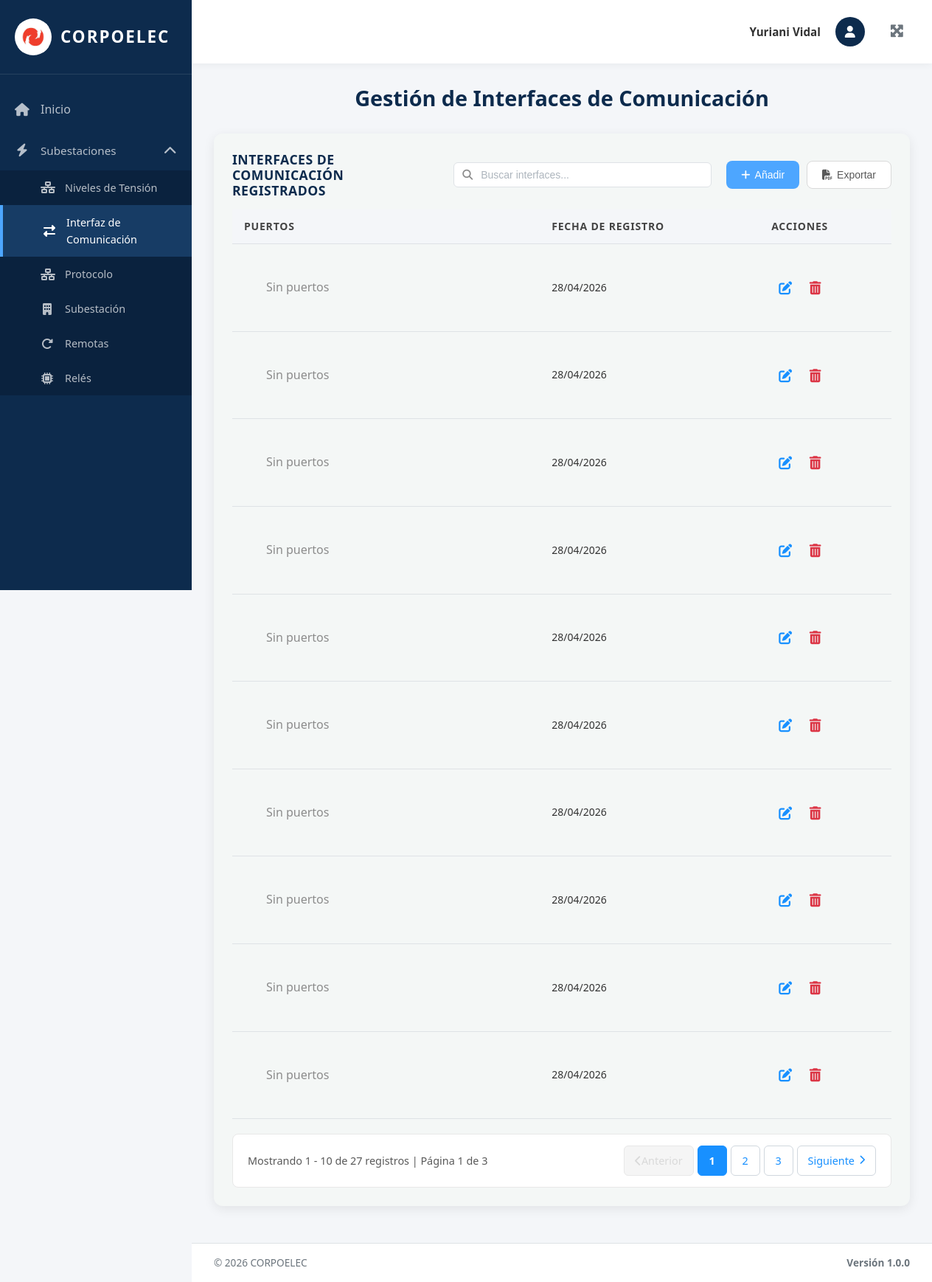
The app's page /interfaces/ (signed in), older data.
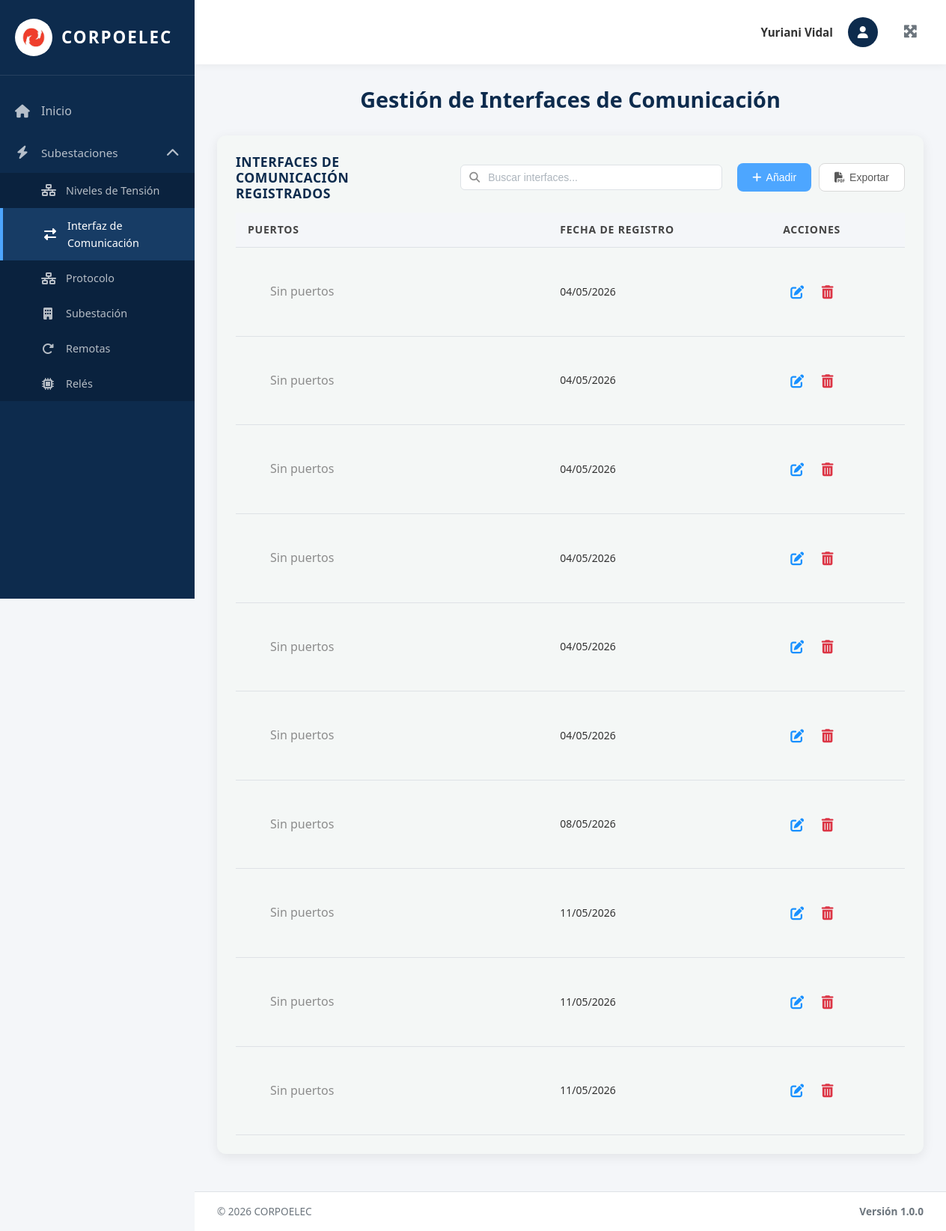
The same page, newer data.
### equipos/models.py (models this page shows, shortened)
class InterfazDeComunicacion(models.Model):
    Id_Interfaz = models.AutoField(primary_key=True)  # Identificador único
    Fecha_Reg = models.DateField(auto_now_add=True)  # Fecha de registro automática
    Puertos_C = models.IntegerField(default=0, verbose_name='Puertos de Comunicación')  # Contador de puertos asociados
    creado_por = models.ForeignKey(User, on_delete=models.SET_NULL, null=True, blank=True, related_name='interfaces_creadas')  # Usuario que creó el registro
    class Meta:
        verbose_name = 'Interfaz de Comunicación'
        verbose_name_plural = 'Interfaces de Comunicación'
        ordering = ['Id_Interfaz']  # Orden por ID descendente (más recientes primero)

### equipos/views.py (the view, shortened to what this page needs)
# urls.py: path('interfaces/', interfaces_view, name='interfaces'),
@login_required(login_url='/login/')
def interfaces_view(request):
    interfaces_list = InterfazDeComunicacion.objects.all().order_by('Id_Interfaz')
    paginator = Paginator(interfaces_list, 10)
    page_number = request.GET.get('page')
    page_obj = paginator.get_page(page_number)
    puertos_tipos = PuertoComunicacion.TIPO_CHOICES
    context = {
        'title': 'Interfaces',
        'page_obj': page_obj,
        'puertos_tipos': puertos_tipos,
        'is_admin': request.user.is_superuser
    }
    return render(request, 'interfaces.html', context)

### templates/interfaces.html (shortened to what the changed rows need)
{% extends 'base.html' %}
{% load static %}
{% block content %}
<div class="welcome-text">
  <h2>Gestión de Interfaces de Comunicación</h2>
</div>
<div class="table-section">
   {% if page_obj.paginator.count > 0 %}
   <table class="data-table">
     <thead>
         <tr>
           <th width="35%">Puertos</th>
           <th width="25%">Fecha de Registro</th>
           <th width="15%">Acciones</th>
         </tr>
     </thead>
     <tbody>
       {% for interfaz in page_obj %}
       <tr>
         <td>
           <div class="puertos-container">
           {% for puerto in interfaz.puertos.all %}
               <span class="puerto-badge">
                 <span class="puerto-icon">
                   {% if puerto.Tipo == 'ETH' %}<i class="fas fa-network-wired"></i>{% endif %}
                   {% if puerto.Tipo == 'RS232' %}<i class="fas fa-plug"></i>{% endif %}
                   {% if puerto.Tipo == 'RS485' %}<i class="fas fa-exchange-alt"></i>{% endif %}
                   {% if puerto.Tipo == 'USB' %}<i class="fas fa-usb"></i>{% endif %}
                   {% if puerto.Tipo == 'FIBRA' %}<i class="fas fa-bolt"></i>{% endif %}
                 </span>
                 <span class="puerto-text">{{ puerto.get_Tipo_display }}</span>
               </span>
           {% empty %}
               <span class="no-data">Sin puertos</span>
           {% endfor %}
           </div>
         </td>
         <td><span class="fecha-text">{{ interfaz.Fecha_Reg|date:"d/m/Y" }}</span></td>
          <td class="actions-cell">
           {% with puertos_list=interfaz.puertos.all %}
           <button type="button" class="btn-icon btn-edit" title="Editar" onclick="abrirModalEditar({{ interfaz.Id_Interfaz }}, '{% for p in puertos_list %}{{ p.Tipo }}{% if not forloop.last %},{% endif %}{% endfor %}')">
             <i class="fas fa-edit"></i>
           </button>
           {% endwith %}
           <form method="post" style="display: inline;" onsubmit="return confirmarEliminacion(this);">
             <button type="submit" class="btn-icon btn-delete" title="Eliminar">
               <i class="fas fa-trash-alt"></i>
             </button>
           </form>
         </td>
      </tr>
      {% endfor %}
      </tbody>
    </table>
     {% else %}
     <p class="no-data">No hay interfaces de comunicación registradas.</p>
     {% endif %}
     {% if page_obj.paginator.num_pages > 1 %}
     <div class="pagination-container">
       <div class="pagination-info-left">
         <span class="pagination-text">
           Mostrando {{ page_obj.start_index }} - {{ page_obj.end_index }} de {{ page_obj.paginator.count }} registros
           | Página {{ page_obj.number }} de {{ page_obj.paginator.num_pages }}
         </span>
       </div>
       <div class="pagination-controls-right">
         <nav class="pagination-nav">
           <ul class="pagination-list">
             {% if page_obj.has_previous %}
               <li class="pagination-item">
                 <a href="?page={{ page_obj.previous_page_number }}" class="pagination-link pagination-prev" title="Página anterior">
                   <i class="fas fa-chevron-left"></i> Anterior
                 </a>
               </li>
             {% else %}
               <li class="pagination-item disabled">
                 <span class="pagination-link disabled" title="No hay página anterior"><i class="fas fa-chevron-left"></i> Anterior</span>
               </li>
             {% endif %}
             {% for num in page_obj.paginator.page_range %}
               {% if page_obj.number == num %}
                 <li class="pagination-item active">
                   <span class="pagination-link">{{ num }}</span>
                 </li>
               {% elif num > page_obj.number|add:'-3' and num < page_obj.number|add:'3' %}
                 <li class="pagination-item">
                   <a href="?page={{ num }}" class="pagination-link">{{ num }}</a>
                 </li>
               {% endif %}
             {% endfor %}
             {% if page_obj.has_next %}
               <li class="pagination-item">
                 <a href="?page={{ page_obj.next_page_number }}" class="pagination-link pagination-next" title="Página siguiente">
                   Siguiente <i class="fas fa-chevron-right"></i>
                 </a>
               </li>
             {% else %}
               <li class="pagination-item disabled">
                 <span class="pagination-link disabled" title="No hay página siguiente">Siguiente <i class="fas fa-chevron-right"></i></span>
               </li>
             {% endif %}
           </ul>
         </nav>
       </div>
     </div>
     {% endif %}
   </div>
{% endblock %}

Row changes from the older to the newer data that the page shows:
removed InterfazDeComunicacion: Fecha_Reg "28/04/2026"
removed InterfazDeComunicacion: Fecha_Reg "28/04/2026"
removed InterfazDeComunicacion: Fecha_Reg "28/04/2026"
removed InterfazDeComunicacion: Fecha_Reg "28/04/2026"
removed InterfazDeComunicacion: Fecha_Reg "28/04/2026"
removed InterfazDeComunicacion: Fecha_Reg "28/04/2026"
removed InterfazDeComunicacion: Fecha_Reg "28/04/2026"
removed InterfazDeComunicacion: Fecha_Reg "28/04/2026"
removed InterfazDeComunicacion: Fecha_Reg "28/04/2026"
removed InterfazDeComunicacion: Fecha_Reg "28/04/2026"
now on this page (row unchanged): InterfazDeComunicacion: Fecha_Reg "04/05/2026"
now on this page (row unchanged): InterfazDeComunicacion: Fecha_Reg "04/05/2026"
now on this page (row unchanged): InterfazDeComunicacion: Fecha_Reg "04/05/2026"
now on this page (row unchanged): InterfazDeComunicacion: Fecha_Reg "04/05/2026"
now on this page (row unchanged): InterfazDeComunicacion: Fecha_Reg "04/05/2026"
now on this page (row unchanged): InterfazDeComunicacion: Fecha_Reg "04/05/2026"
now on this page (row unchanged): InterfazDeComunicacion: Fecha_Reg "08/05/2026"
now on this page (row unchanged): InterfazDeComunicacion: Fecha_Reg "11/05/2026"
now on this page (row unchanged): InterfazDeComunicacion: Fecha_Reg "11/05/2026"
now on this page (row unchanged): InterfazDeComunicacion: Fecha_Reg "11/05/2026"
Text that changed along with them:
{{ page_obj.start_index }}: "1" → (not shown)
{{ page_obj.end_index }}: "10" → (not shown)
{{ page_obj.paginator.count }}: "27" → (not shown)
{{ page_obj.number }}: "1" → (not shown)
{{ page_obj.paginator.num_pages }}: "3" → (not shown)
text no longer shown: "Mostrando - de registros | Página de Anterior Siguiente"
list line gone: "1"
list line gone: "2"
list line gone: "3"
